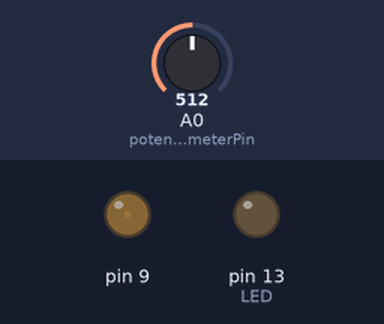
Simulated run of this sketch. Board: Arduino Uno, built with avr-gcc and run on an emulated ATmega328P. On the bench: output pins drawn as LEDs (lit = HIGH). The test bench sets the inputs (shaded band); at power-on: A0 (potentiometerPin) = 512.

Above: at 1.8 s.
1.9 s: A0 (potentiometerPin) set to 900
At 3.4 s:
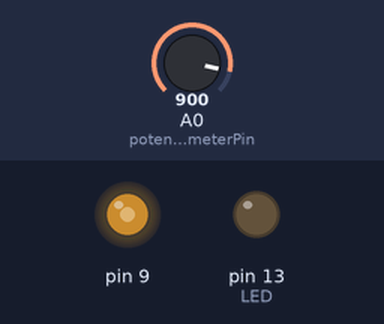
4.1 s: A0 (potentiometerPin) set to 0
At 4.25 s:
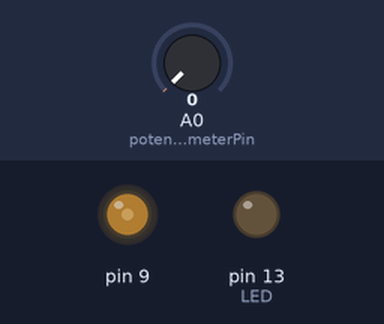
7.1 s: A0 (potentiometerPin) set to 1023
At 9.4 s:
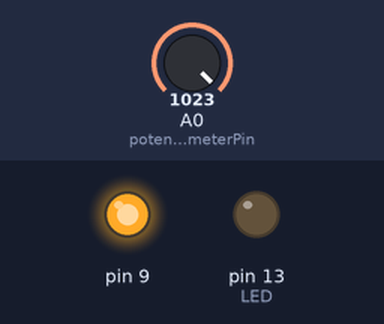
Timing chart, 0 to 10.9 s (numbered marks = the images above; inputs shaded):
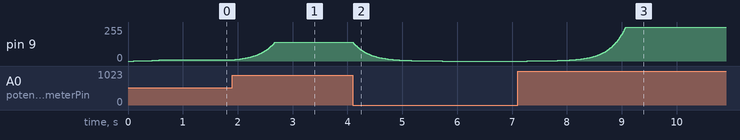

The sketch:

LedPwmFadeUpDown_Potentiometer_16bit.ino
```cpp
// Set PWM output on exponential curve based on a linear potentiometer value
// This code designed around a linear potentiometer and a LED output on pin 9

#include <math.h>
#include <stdint.h>

// Set pin numbers:
static constexpr uint8_t potentiometerPin{ A0 };  // the number of the potentiometer pin

// In the Arduino world, ints are 16 bits
static constexpr uint16_t potLowerThreshold{ 12 };
static constexpr uint16_t potUpperThreshold{ 1012 };
static constexpr uint16_t potRange{ potUpperThreshold - potLowerThreshold };

// Output constants
static constexpr uint16_t frequency{ 1000 };
static constexpr uint16_t pwmBits{ 16000000 / frequency };
static constexpr uint16_t pwmMin{ pwmBits / 1000 };
static constexpr uint16_t pwmTop{ pwmBits-1 }; // Count from 0 - pwmTop
static constexpr float dynamicRange{ static_cast<float>(pwmBits) / static_cast<float>(pwmMin) };

/*
 * Exponential mapping
 * -------------------
 *
 * Map the input range [k, k + potRange] exponentially onto
 * [pwmMin, pwmMin * dr], where:
 *
 *     x = k             -> pwmMin
 *     x = k + potRange  -> pwmMin * dr
 *
 * The desired relationship is:
 *
 *     f(x) = pwmMin * dr^((x - k) / potRange)
 *
 * Expressing the power as an exponential gives:
 *
 *     f(x) = exp( ln(pwmMin) + ln(dr) * (x - k) / potRange )
 *
 * Expanding and collecting the terms dependent on x:
 *
 *     f(x) = exp( x * ln(dr) / potRange
 *                 - k * ln(dr) / potRange
 *                 + ln(pwmMin) )
 *
 * Define the constants:
 *
 *     a = ln(dr) / potRange
 *     b = a * k + ln(pwmMin)
 *
 * giving the compact form:
 *
 *     f(x) = exp(a * x + b)
 *
 * Thus the runtime calculation reduces to a single fused
 * multiply-add followed by the exponential:
 *
 *     exponent = fmaf(a, x, b);
 *     output   = expf(exponent);
 *
 * The constants a and b are calculated once; the only
 * floating-point work required for each new input is therefore
 * the affine transformation of x and the subsequent expf().
 */

// Pre-compute some more output constants
static constexpr float a{ logf(dynamicRange) / static_cast<float>(potRange) };
static constexpr float b{ a * static_cast<float>(potLowerThreshold) + logf(static_cast<float>(pwmMin)) };

// Time control
static constexpr uint16_t loopIntervalMs{ 10 };  // Limit to 100Hz (10ms interval)

// Maximum rate of change
static constexpr uint16_t maxStepChange{ 5 };  // Max ±5 steps per iteration -> 1000 / 5 * 10 = 2s fully off to fully on

// Saved variables
unsigned long previousMillis{ 0 };
uint16_t previousPosition{ 0 };

void setup() {
  // Set up PWM on pins D9

  // Set pin 9 (PORTB1) as an output
  DDRB |= (1 << DDB1);      // Correctly configure pin 9 as an output
  PORTB &= ~(1 << PORTB1);  // Correctly set pin 9 to low

  // Stop Timer1 and reset configuration
  TCCR1A = 0;
  TCCR1B = 0;
  TCNT1 = 0;  // Reset Timer1 counter

  // Set non-inverting mode for output A (pin 9)
  TCCR1A |= (0x02 << COM1A0);  // Clear OC1A on compare match, set at BOTTOM

  // Set Fast PWM mode with ICR1 as TOP

  static constexpr uint8_t WGM {14};  // Fast PWM, mode 14 (WGM13:WGM10 = 1110)
  TCCR1A |= ((WGM & 0x03) << WGM10);
  TCCR1B |= ((WGM & 0x0C) << (WGM12 - 2));

  // Clock Select (Timer) 1
  // 0 -> No clock source
  // 1 -> /1
  // 2 -> /8
  // 3 -> /64
  // 4 -> /256
  // 5 -> /1024
  // 6 -> Ext clk source, clock on falling edge
  // 7 -> Ext clk source, clock on rising edge

  // Set no prescaler (full speed, 16 MHz clock)
  static constexpr uint8_t CS {1};
  TCCR1B |= CS << CS10; // Set prescaler

  // Set TOP value for the timer (ICR1)
  ICR1 = pwmTop;  // Timer1 TOP: counter runs from 0 to pwmTop, inclusive

  // Initalise PWM with LEDs off
  pwm_16(0);

  // Initialize digital pin LED_BUILTIN as an output.
  DDRB |= (1 << DDB5);  // Set PB5 (Pin 13) as output

  // Configure analog input pin and reference voltage
  pinMode(potentiometerPin, INPUT);
  analogReference(DEFAULT);

  uint16_t sensorValue = (uint16_t)analogRead(potentiometerPin);  // 0-1023

  for (uint16_t i = 0; i <= sensorValue; ++i) {
    pwm_16(mapInputToOutputUsingExponentialCurve(i));
    delay(1);
  }

  previousPosition = sensorValue;
  previousMillis = millis();
}

/// @brief This function maps the portentiometer value to a point on an exponentional curve.
///        If the input value is less than the lower deadzone value, the LEDs goes off.
///        If the input value is equal to the lower deadzone value, the PWM duty cycle will be (100/dynamic_range) percent.
///        If the input value more than the upper deadzone value, the LEDs are limits to 100% PWM
static uint16_t mapInputToOutputUsingExponentialCurve(uint16_t input) {
  // Ensure the input value is within the expected range
  if (input < potLowerThreshold) return 0;       // LEDs off
  if (input > potUpperThreshold) return pwmBits; // LEDs 100%

  // Calculate the output using an exponential function
  const float exponent{ fmaf(a, static_cast<float>(input), b) };
  const uint16_t output{ static_cast<uint16_t>(expf(exponent)) };

  return output;
}

/// @note  In AVR, it is not possibe to express a PWM duty cycle of (N-1)/N, where N is the number of bit periods.
///        If N = 100, ie ICR1 = 99, it is not possibe be possible to express a duty cycle of 99%.
///        Example: Configure PWM to have 100 periods by setting ICR1 = 99.
///            When OCR1A = 97 the duty cycle with be 97%
///            When OCR1A = 98 the duty cycle with be 98%
///            There will not be a 99% duty cycle!
///            When OCR1A = 99 the duty cycle with be 100%
static void pwm_16(uint16_t val) {
  // Cap the output to the maximum allowed OCR1A value for 100% PWM duty cycle.
  OCR1A = min(val, pwmTop);  // Duty cycle
}

static void update() {
  uint16_t sensorValue = (uint16_t)analogRead(potentiometerPin);  // 0-1023

  // Limit the rate of change to ±5 steps per iteration
  int16_t delta = static_cast<int16_t>(sensorValue - previousPosition);
  if (delta > static_cast<int16_t>(maxStepChange)) {
    delta = maxStepChange;
  } else if (delta < -static_cast<int16_t>(maxStepChange)) {
    delta = -maxStepChange;
  }

  // Exit function if value hasn't changed.
  if (delta == 0) {
    return;
  }

  // Calculate new 'damped' position
  sensorValue = previousPosition + delta;

  // Save new position
  previousPosition = sensorValue;

  // Use direct register manipulation to control LED_BUILTIN
  if (sensorValue == potLowerThreshold || sensorValue == potUpperThreshold) {
    PORTB |= (1 << PB5);  // Turn on LED_BUILTIN (Pin 13)
  } else {
    PORTB &= ~(1 << PB5);  // Turn off LED_BUILTIN (Pin 13)
  }

  // Do the math...
  uint16_t output = mapInputToOutputUsingExponentialCurve(sensorValue);

  // Assign PWM duty cycle to pin
  pwm_16(output);
}

void loop() {

  // Ensure we only re-enter this loop every 10ms (100Hz)
  unsigned long now = millis();
  if (now - previousMillis < loopIntervalMs) {
    return;  // Exit if 10ms hasn't passed
  }

  previousMillis += loopIntervalMs;  // Save the last time we ran

  update();
}
```

Measured:
- after the input at 1.9 s, pin 9: moves from 10/255 to 139/255 over 0.75 s, starting at once
- after the input at 4.1 s, pin 9: moves from 139/255 to 0/255 over 1.6 s, starting at once
- after the input at 7.1 s, pin 9: moves from 0/255 to 255/255 over 1.8 s, starting after 0.17 s
